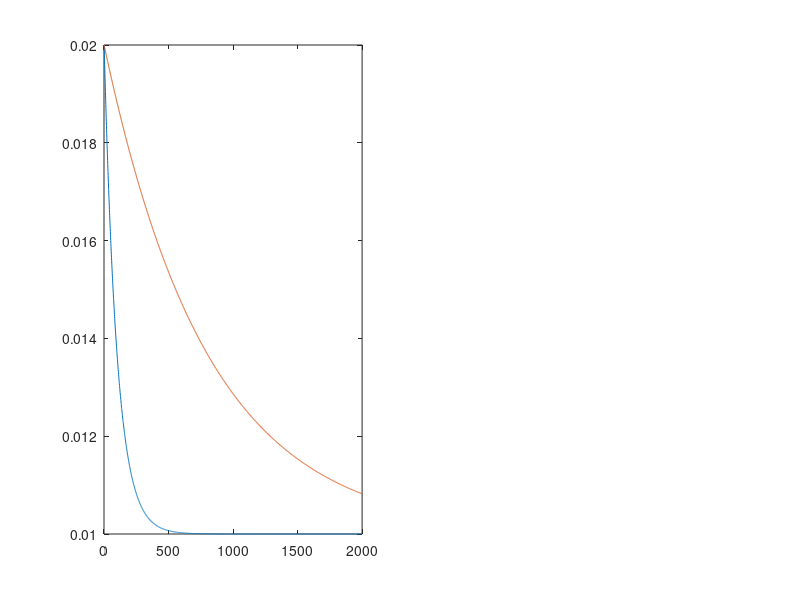

Here is the MATLAB script that generated this plot: (Note: this script raises an error after producing the figure.)

visit_index = 1:1:2000;
a_tau = 100;
a_scale = 0.01;
alpha_by_visit = (a_scale * exp(-(visit_index-1)./a_tau)) + 0.01;
alpha_by_visit_stim = (a_scale * exp(-(visit_index-1)./800)) + 0.01;

clear Summary_UpdateRule_OptoSim

figure(1); clf; subplot(121); plot(alpha_by_visit); hold on; plot(alpha_by_visit_stim)

reward_sched = [0.59,0.5,0.37,0.36,0.17,0.15];

[port_colmap] = TNC_CreateRBColormap(6,'grima');

sensitivity = [];

p_reward    = zeros(6,numel(visit_index));
p_stay      = zeros(6,numel(visit_index));
yes_reward  = zeros(1,numel(visit_index));

p_reward(:,1)   = 1/6;
p_stay(:,1)     = 0;

epsilon = 0.1;

opto_on = 2;
live_plot = 0;
decay_model = 'minus_alpha'

figure(7+opto_on); clf;

for mice = 1:25

    p_reward    = zeros(6,numel(visit_index));
    p_stay      = zeros(6,numel(visit_index));
    yes_reward  = zeros(1,numel(visit_index));
    
    p_reward(:,1)   = 1/6;
    p_stay(:,1)     = 0;

    for vi = 2:numel(visit_index)
    
        % pass all estimates from previous step
        p_reward(:,vi)   = p_reward(:,vi-1);
        p_stay(:,vi)     = p_stay(:,vi-1);
    
        p_reward(p_reward(:,vi)<=0,vi)=0.001;
        p_reward(p_reward(:,vi)>1,vi)=1;
    
        % choose option
        if rand(1)<=epsilon
            checked_port(vi) = randperm(6,1);
        else
            checked_port(vi) = randsample(6,1,true,p_reward(:,vi));
        end
    
        % rewarded?
        if rand(1)<=reward_sched(checked_port(vi))
            yes_reward(vi)=1;
        end

        this_alpha = alpha_by_visit(vi);
        
        switch opto_on
            case -1
                if checked_port(vi)>2 && yes_reward(vi)==1
                    this_alpha = alpha_by_visit_stim(vi);
                    title('Worst 4 bump (tau)');
                end
            case 0
                title('Control simulation');            
                
            case 1
                if checked_port(vi)>2 && yes_reward(vi)==1
                    this_alpha = alpha_by_visit(vi)*1.5;
                    title('Worst 4 bump');
                end
            case 2
                if yes_reward(vi)==1
                    this_alpha = alpha_by_visit_stim(vi);
                    title('All bump');
                end
            case 3
                if checked_port(vi)>3 && yes_reward(vi)==0
                    this_alpha = 0.01; % this is a way to make beta ~ 1
                    title('Unrewarded opto');
                end
        end
    
    
        switch decay_model
            case 'minus_alpha'
                this_beta = 1-this_alpha;
    
            case 'ind_static'
                this_beta = 0.975;
    
            case 'ind_dynamic'
                this_beta = 1-(2*this_alpha);
    
        end
    
        % update chosen option
        p_reward(checked_port(vi),vi)   = this_alpha*yes_reward(vi) + this_beta*p_reward(checked_port(vi),vi-1);
        p_stay(checked_port(vi),vi)     = this_alpha*yes_reward(vi) + this_beta*p_stay(checked_port(vi),vi-1);
    
        if live_plot || vi == numel(visit_index)
            % plot current estimates
            figure(7+opto_on);
            subplot(1,6,1:2);
            for ports=1:6
                if mice==1
                    plot([1 vi],[reward_sched(ports) reward_sched(ports)],'-','Color',[port_colmap(ports,:)  0.1],'LineWidth',4); hold on;
                end
                plot(1:vi,p_reward(ports,1:vi),'-','Color',[port_colmap(ports,:) 0.2]);
            end
            axis([0 numel(visit_index) 0 1]); box off; xlabel('visits'); ylabel('P^{estim.} (rew)');
        end
    end
    
    for jj=1:6
        exp_rew_probs(jj) = sum(yes_reward(find(checked_port==jj))) ./ numel(find(checked_port==jj));
        chose_probs(jj) = numel(find(checked_port==jj)) ./ numel(visit_index);
    end

    sens_fit = polyfit(log(exp_rew_probs./sum(exp_rew_probs)),log(chose_probs./sum(chose_probs)),1);
    sensitivity(mice) = sens_fit(1);
    
    figure(7+opto_on);
    subplot(1,6,3:4);
    plot([0 1],[0 1],'k--'); hold on;
    quart_inds = [1:400;401:800;801:1200;1201:1600];
    for qi=4
        scatter(reward_sched,median(p_reward(:,quart_inds(qi,:)),2),25*qi,port_colmap,'filled','MarkerFaceAlpha',0.2);
    end
    axis([0 0.8 0 0.8]); box off; ylabel('P^{estim.} (rew)'); xlabel('P(rew)')
    
    figure(7+opto_on);
    subplot(1,6,5:6);
    if mice==1
        hold off;
        plot([-5 0],[-5 0],'k--'); hold on;
    end
    quart_inds = [1:400;401:800;801:1200;1201:1600];
    for qi=4
        scatter(log10(exp_rew_probs./sum(exp_rew_probs)),log10(chose_probs./sum(chose_probs)),25*qi,port_colmap,'filled','MarkerFaceAlpha',0.2);
    end
    axis([-1.5 0 -1.5 0]); box off; xlabel('log reward'); ylabel('log choice');

    Summary_UpdateRule_OptoSim.sim_type                 = opto_on;
    Summary_UpdateRule_OptoSim.log_reward(mice,:)       = log10(exp_rew_probs./sum(exp_rew_probs));
    Summary_UpdateRule_OptoSim.log_choice(mice,:)       = log10(chose_probs./sum(chose_probs));
    Summary_UpdateRule_OptoSim.sims(mice).p_reward      = p_reward;
    Summary_UpdateRule_OptoSim.sims(mice).exp_reward    = exp_rew_probs;
    Summary_UpdateRule_OptoSim.sims(mice).choice        = chose_probs;
    Summary_UpdateRule_OptoSim.sims(mice).checked_port  = checked_port;

end

figure(7+opto_on);
subplot(1,6,5:6);
text(-2,-0.5,['s = ' num2str(mean(sensitivity)) ' +/- ' num2str(std(sensitivity))]);

figure(1); subplot(122); plot(alpha_by_visit); hold on; plot(alpha_by_visit_stim)
